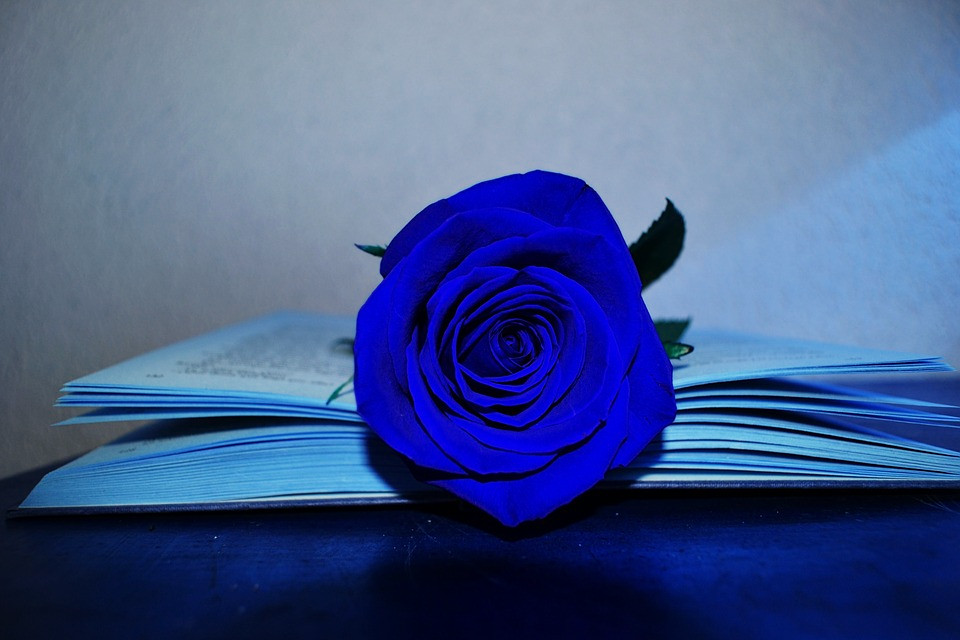
#> input picture rose/rose.jpg, 960 x 640 px
$ python rose.py
#> lines starting #> are read from the running program, lines starting #| are printed output that depends on the picture; after the words box and inside, x2 and y2 are one past the last pixel; in counts of white or black regions, pixels touching at a corner belong together
import cv2
import matplotlib.pyplot as plt
import numpy as np

image=cv2.imread("rose.jpg",cv2.IMREAD_COLOR_RGB)
#> image is the input picture: shape (640, 960, 3); mean B, G, R 142.7, 91.5, 70.4

hsv=cv2.cvtColor(image, cv2.COLOR_RGB2HSV)
#> hsv: shape (640, 960, 3); mean H, S, V 19.8, 148, 142.7
lower=np.array([0,200,100])
upper=np.array([0,255,255])
mask=cv2.inRange(hsv,lower,upper)
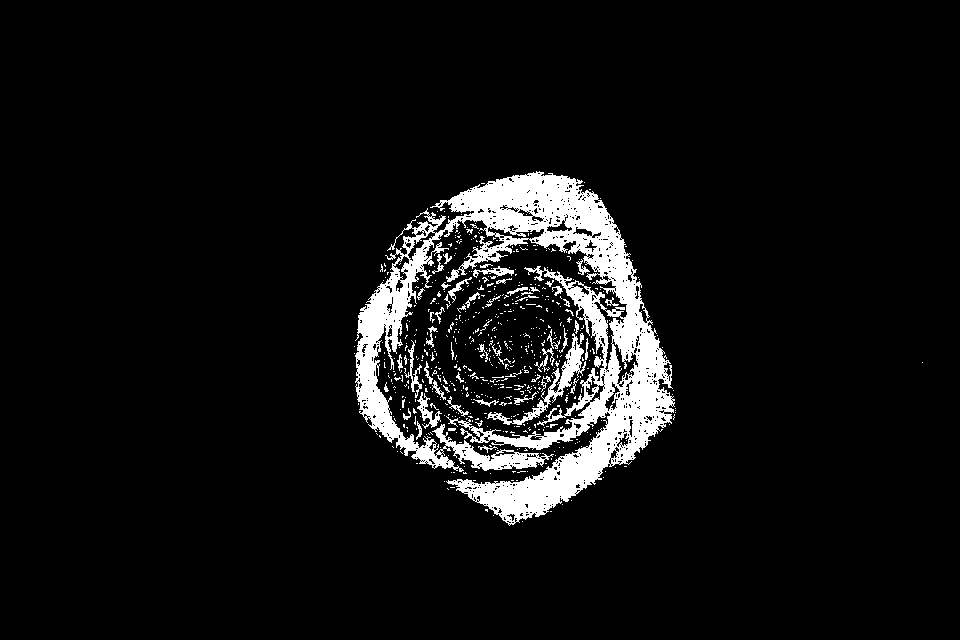
#> mask: shape (640, 960); 6.7% white; 621 white regions (568 under 20 px), largest, box (x1, y1, x2, y2) and area: (355, 171, 675, 526) 35296, (487, 333, 586, 425) 1252, (417, 392, 442, 429) 296
mask=cv2.morphologyEx(mask,cv2.MORPH_CLOSE,np.ones((19,19)))
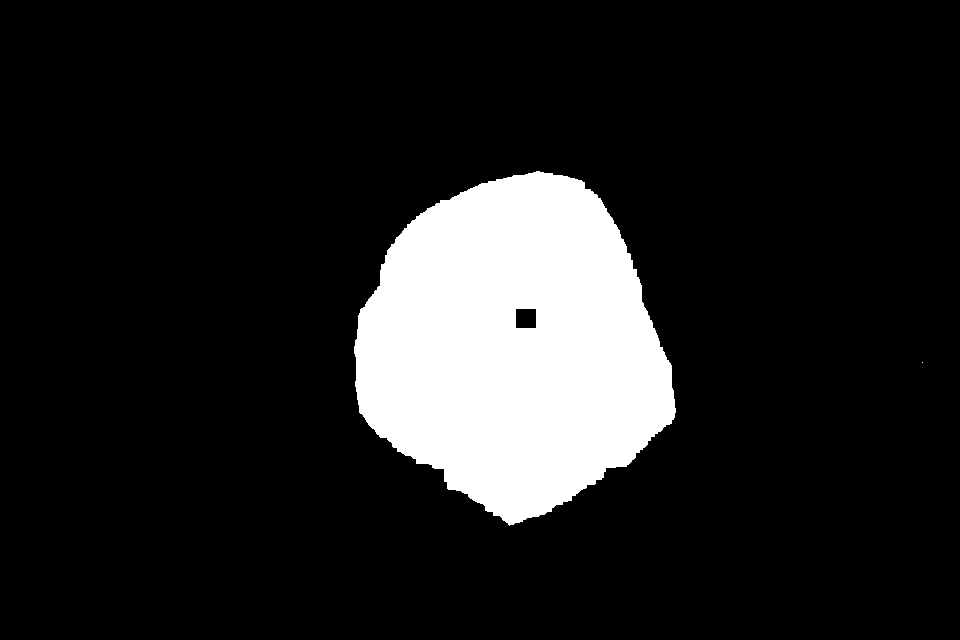
#> mask: shape (640, 960); 13.1% white; 2 white regions (1 under 20 px), largest, box (x1, y1, x2, y2) and area: (354, 171, 676, 526) 80348
result=cv2.bitwise_and(image,image,mask=mask)
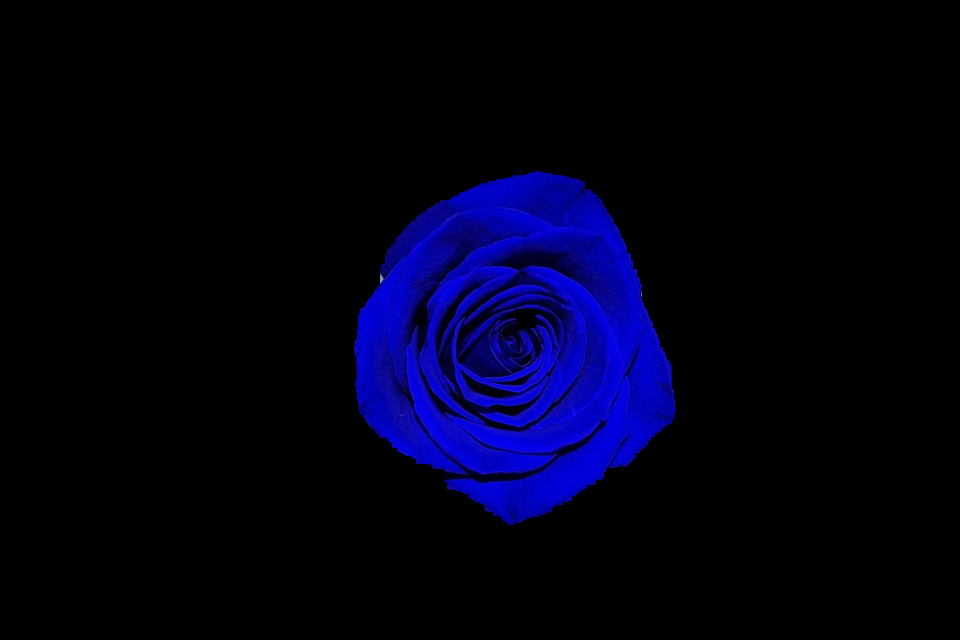
#> result: shape (640, 960, 3); mean B, G, R 21, 0.4, 0.7
plt.imshow(result,cmap="gray")
plt.clim(0,255)
plt.show()
